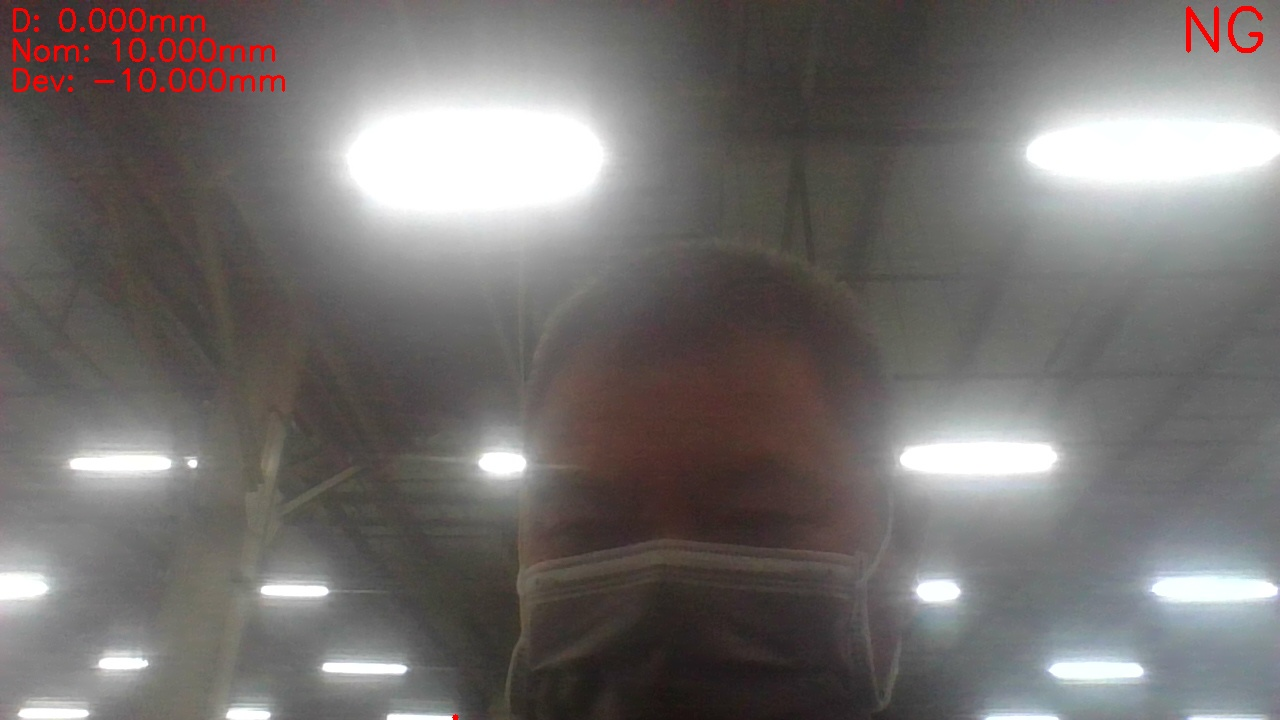
#> input picture data/images/_20260210_085352.jpg, 1280 x 720 px, given in place of the camera
$ python tuyuan.py   (older library calls are emulated)
#> lines starting #> are read from the running program, lines starting #| are printed output that depends on the picture; after the words box and inside, x2 and y2 are one past the last pixel; in counts of white or black regions, pixels touching at a corner belong together; long printed decimals are rounded
### 参考程序/7.chiCunJianCe.demo/imgTransform.py
import cv2
import math
import numpy as np

class Img:
    """图像平移、旋转、缩放、镜像，含超级变换方法"""
    def __init__(self,image,rows,cols,center=[0,0]):
        self.src=image #原始图像
        self.rows=rows #原始图像的行
        self.cols=cols #原始图像的列
        self.center=center #旋转中心，默认是[0,0]


    # [10 lines left out: functions Move, Zoom, not called in this run]


    def Horizontal(self):                #水平镜像
        self.transform=np.array([[1,0,0],[0,-1,self.cols-1],[0,0,1]])


    def Vertically(self):                #垂直镜像
        self.transform=np.array([[-1,0,self.rows-1],[0,1,0],[0,0,1]])


    # [14 lines left out: functions Rotate, RotMove, not called in this run]


    def SupperMove(self,beta=0,delta_x=0,delta_y=0,factor=1):               #旋转+平移+缩放
        #beta<0表示顺时针旋转；beta>0表示逆时针旋转
        #delta_x<0左移，delta_x>0右移
        #delta_y<0上移，delta_y>0下移
        #factor<1表示缩小；factor>1表示放大
        factor = 1/factor
        self.transform=np.array([[factor*math.cos(beta),-factor*math.sin(beta),math.cos(beta)*(-delta_y)+math.sin(beta)*(-delta_x)],
                                 [factor*math.sin(beta), factor*math.cos(beta),math.cos(beta)*(-delta_x)-math.sin(beta)*(-delta_y)],
                                 [0,0,1]])


    def Process(self):
        self.dst=np.zeros((self.rows,self.cols),dtype=np.uint8)
        for i in range(self.rows):
            for j in range(self.cols):
                src_pos=np.array([i-self.center[1],j-self.center[0],1])
                [x,y,z]=np.dot(self.transform,src_pos)
                x=int(x)+self.center[1]
                y=int(y)+self.center[0]

                if x>=self.rows or y>=self.cols or x<0 or y<0:
                    self.dst[i][j]=0
                else:
                    self.dst[i][j]=self.src[x][y]


# [22 lines that do not run on import are left out]

### 参考程序/7.chiCunJianCe.demo/tuyuan.py
"""
图元对象类
"""
import cv2
import tf_geometry as tg
import math


class TuYuan(object):
	"""docstring for TuYuan"""
	def __init__(self,type_,gray=255,point1=[],point2=[],r=0,startage=0,endage=360):
		super(TuYuan, self).__init__()
		self.type_ = type_
		self.gray = gray
		self.point1 = point1
		self.point2 = point2
		self.r = r
		self.startage = startage
		self.endage = endage

		self.points = []
		self.jieGuo = []


	def draw(self,std):
		if self.type_ == 'L':
        #drawL()
			cv2.line(std,(int(self.point1[0]),int(self.point1[1])),(int(self.point2[0]),int(self.point2[1])),self.gray,1)
			return std
		elif self.type_ == 'C':
        #drawA()
			cv2.ellipse(std,(int(self.point1[0]),int(self.point1[1])),(int(2*self.r),int(2*self.r)),0,self.startage,self.endage,self.gray,1)
			return std


	# [43 lines left out: functions getPoints, getJieGuo, not called in this run]


class CeLiang(object):
	"""docstring for CeLiang"""
	# [11 lines left out: function __init__, not called in this run]


if __name__ == "__main__":
	import numpy as np
	import imgTransform as iT
	import math
	import tf_geometry as tg
	import csv


	def minAreaRect_r(img):
		ret, img2 = cv2.threshold(img, 50, 255, cv2.THRESH_BINARY)
		# 寻找连通矩形
		_,contours, hierarchy = cv2.findContours(img2, 3, 2)
		for contour in contours:
		# 获取最小包围矩形
			rect = cv2.minAreaRect(contours[0])

			# 中心坐标
			x, y = rect[0]
			#cv2.circle(img, (int(x), int(y)), 3, (0, 255, 0), 5)

			# 长宽,总有 width>=height
			width, height = rect[1]

			# 角度:[-90,0)
			angle = rect[2]

			#cv2.drawContours(img, contour, -1, (255, 255, 0), 3)
			#print ('width=', width, 'height=', height, 'x=', x, 'y=', y, 'angle=', angle )
			return width,  height,  x,  y,  angle


	cap = cv2.VideoCapture(1)
	cap.set(3,1280)
	cap.set(4,1024)
	ret,img1 = cap.read()
#> img1 is the input picture: shape (720, 1280, 3); mean B, G, R 111, 112.6, 116.5
	print(img1.shape[:2])
#| (720, 1280)
	"""
	mtx = np.loadtxt('mtx.txt')
	dist = np.loadtxt('dist.txt')
	h,  w = img1.shape[:2]
	newcameramtx, roi=cv2.getOptimalNewCameraMatrix(mtx,dist,(w,h),0,(w,h)) # 自由比例参数
	img1 = cv2.undistort(img1, mtx, dist, None, newcameramtx)
	"""
	img1 = cv2.flip(img1,0)
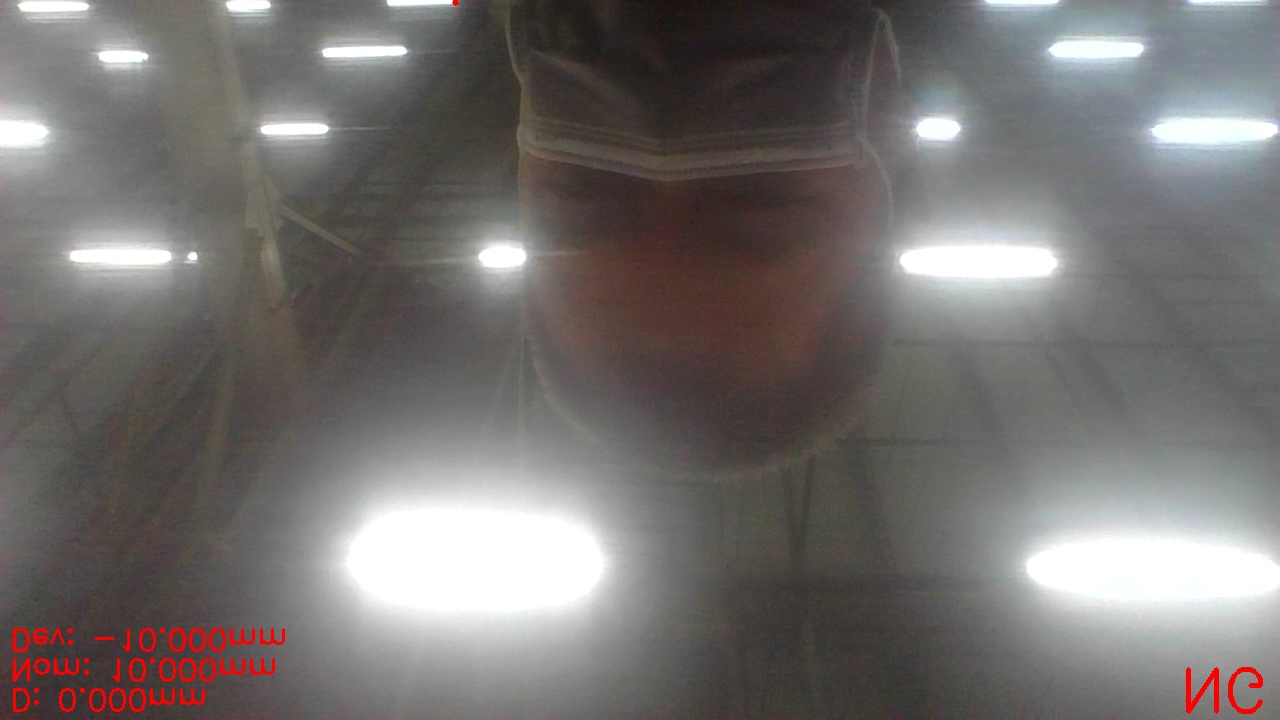
#> img1: shape (720, 1280, 3); mean B, G, R 111, 112.6, 116.5
	img1 = cv2.cvtColor(img1,cv2.COLOR_BGR2GRAY)
#> img1: shape (720, 1280)

	_,img1 = cv2.threshold(img1,80,255,cv2.THRESH_BINARY_INV)#+cv2.THRESH_OTSU)
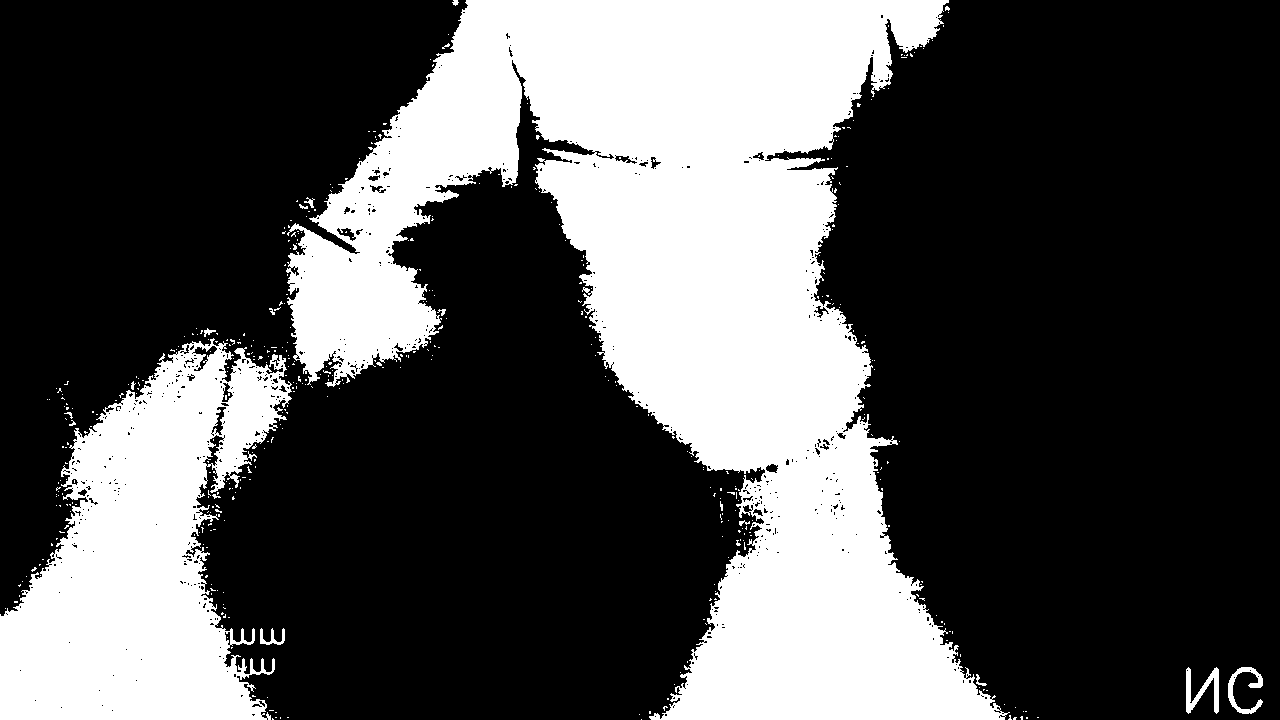
#> img1: shape (720, 1280); 31.4% white; 443 white regions (425 under 20 px), largest, box (x1, y1, x2, y2) and area: (286, 0, 1010, 720) 221045, (0, 338, 292, 720) 64800, (1186, 667, 1219, 714) 640

	img1 = cv2.Canny(img1,100,300)
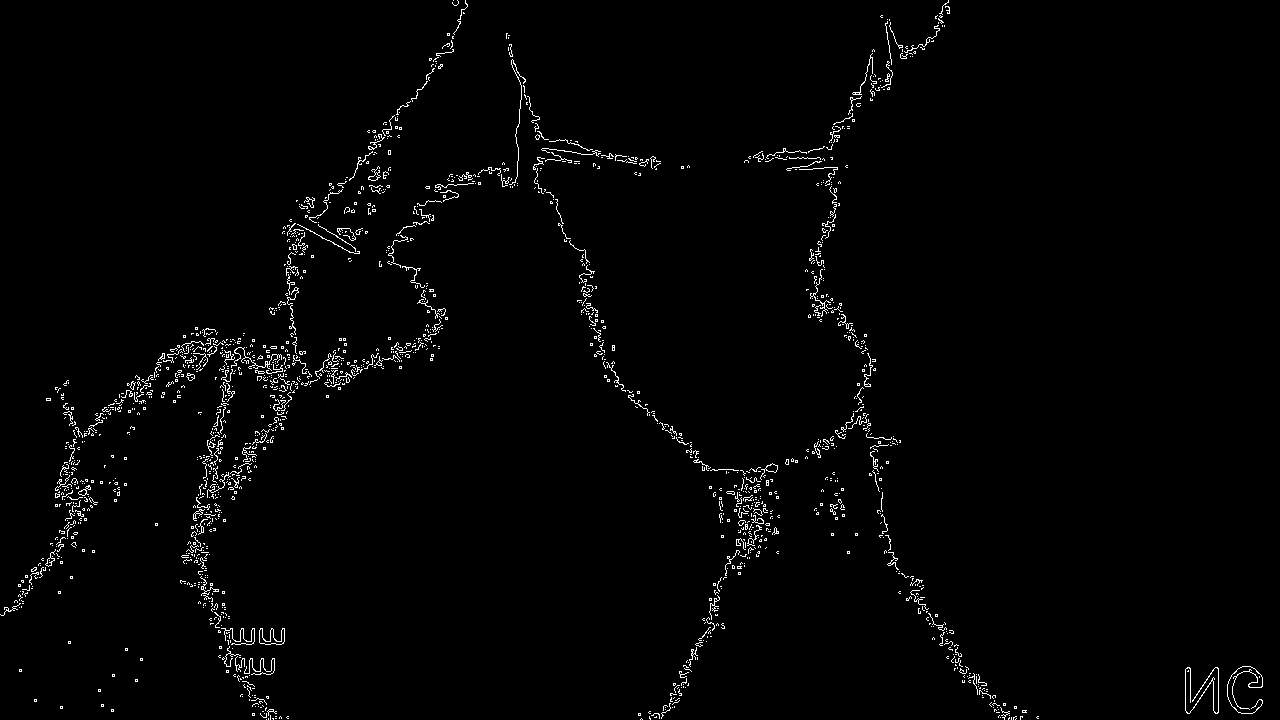
#> img1: shape (720, 1280); 1.6% white in thin lines or dots
	cap.release()

	wf,hf,xf,yf,bf = minAreaRect_r(img1)
#> in minAreaRect_r, `_,contours, hierarchy = cv2.findContours(img2, 3, 2)`: contours = 1996 contours, 1980 with area under 20; largest, box (x1, y1, x2, y2) and area: (259, 628, 285, 645) 189, (259, 628, 285, 645) 180, (760, 463, 778, 480) 72, (765, 463, 778, 473) 68, (368, 166, 381, 181) 48
#> the loop in minAreaRect_r, `for contour in contours:` made 1 pass
#> (x, y, width, height, angle) on pass 1: (266, 719, 0, 0, -90)
#> wf = 0; hf = 0; xf = 266; yf = 719; bf = -90
	print('width=', wf, 'height=', hf, 'x=', xf, 'y=', yf, 'angle=', bf)
#| width= 0.0 height= 0.0 x= 266.0 y= 719.0 angle= -90.0
	if wf < hf:
		bf = bf+90

	img = np.zeros((1024,1280,1),np.uint8)

	# 读取图元csv文件
	csvfile = open(r'./csv_test.csv','r')
#> (reads 参考程序/7.chiCunJianCe.demo/csv_test.csv from the repository)
	reader = csv.reader(csvfile)

	#绘制标准图像
	tylist = {}
	for line in reader:
		print (line)
		tylist[str(line[0])+str(line[1])] = TuYuan(type_=line[0],gray=int(line[1])+50,point1=[float(line[2]),float(line[3])],
			point2=[float(line[4]),float(line[5])],r=float(line[4]),startage=float(line[5]),endage=float(line[6]))
		tylist[str(line[0])+str(line[1])] .draw(img)
		print(str(line[0])+str(line[1]))

	#cv2.imshow('img',img)
	#cv2.waitKey(0)

	wi,hi,xi,yi,bi = minAreaRect_r(img)
#> in minAreaRect_r (call 2), `ret, img2 = cv2.threshold(img, 50, 255, cv2.THRESH_BINARY)`:
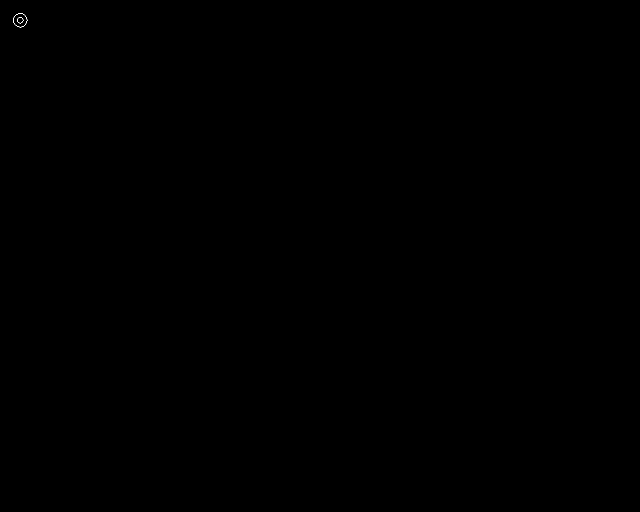
#> img2: shape (1024, 1280) (shown at 1/2 size); 0.01% white in thin lines or dots, all inside (x1, y1, x2, y2) = (26, 26, 55, 55)
#> in minAreaRect_r (call 2), `_,contours, hierarchy = cv2.findContours(img2, 3, 2)`: contours = 4 contours; box (x1, y1, x2, y2) and area: (26, 26, 55, 55) 578, (26, 26, 55, 55) 578, (34, 34, 47, 47) 104, (34, 34, 47, 47) 104
#> the loop in minAreaRect_r, `for contour in contours:` made 1 pass
#> (x, y, width, height, angle) on pass 1: (40, 40, 26.87, 26.87, -45)
#> wi = 26.87; hi = 26.87; xi = 40; yi = 40; bi = -45
	print('width_i=', wi, 'height=', hi, 'x=', xi, 'y=', yi, 'angle=', bi)
#| width_i= 26.870 height= 26.870 x= 40.000 y= 40.0 angle= -45.0

	af = math.sqrt((wf*hf)*0.9/(wi*hi))
#> af = 0
	print('af:%s'%af)
#| af:0.0


	rows = img.shape[0]
#> rows = 1024
	cols = img.shape[1]
#> cols = 1280
	it = iT.Img(img,rows,cols,center=[int(xf),int(yf)])
	it.SupperMove(beta=math.radians(0),delta_x=int(xf-xi),delta_y=int(yf-yi),factor=1)
	it.Process()
	dst1 = it.dst
	#"""
	ita = iT.Img(dst1,rows,cols,center=[int(xf),int(yf)])
	ita.SupperMove(beta=math.radians(bf),delta_x=0,delta_y=0,factor=1)
	ita.Process()
	dst2 = ita.dst

	itb = iT.Img(dst2,rows,cols,center=[int(xf),int(yf)])
	itb.SupperMove(beta=math.radians(0),delta_x=0,delta_y=0,factor=af)
#> (the run stopped early here; a loop or call above may not have finished)
